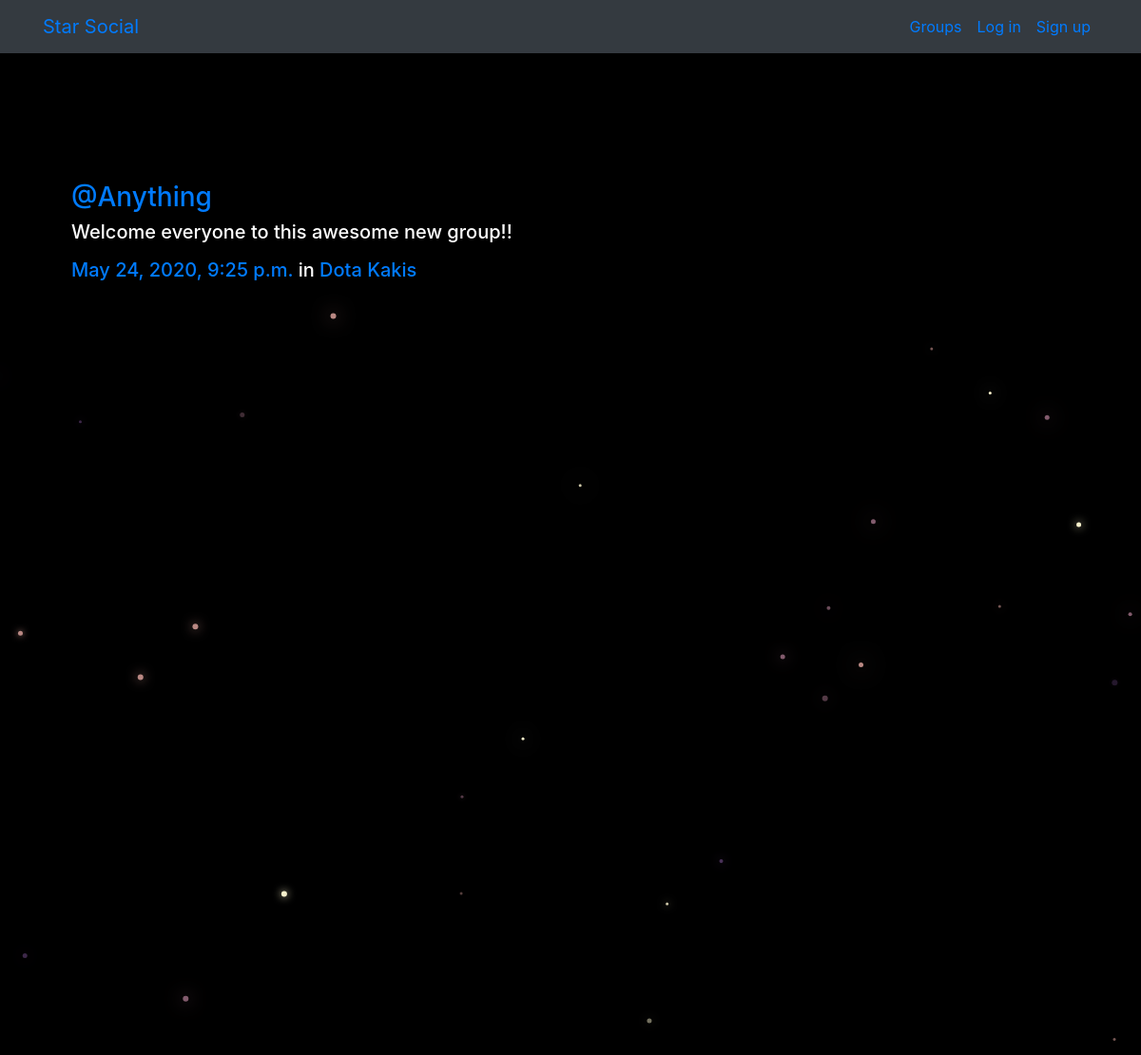
The app's page /posts/, older data.
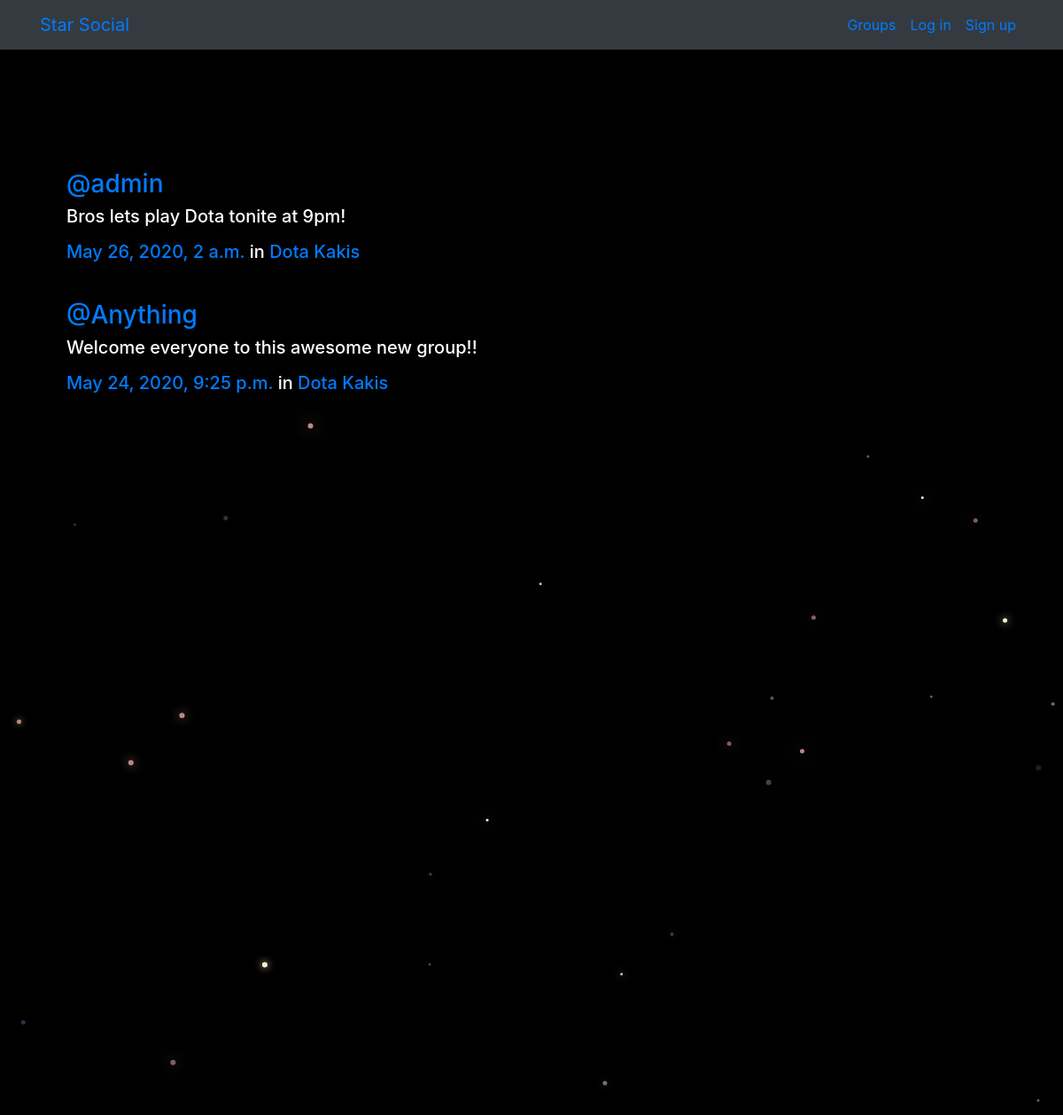
The same page, newer data.
### posts/models.py (models this page shows, shortened)
class Post(models.Model):
    user = models.ForeignKey(User,related_name='posts',on_delete=models.CASCADE)
    created_at = models.DateTimeField(auto_now=True)
    message = models.TextField()
    message_html = models.TextField(editable=False)
    group = models.ForeignKey(Group,related_name='posts',null=True,blank=True,on_delete=models.CASCADE)
    class Meta:
        ordering = ['-created_at']
        unique_together = ['user','message']

### groups/models.py (models this page shows, shortened)
class Group(models.Model):
    name = models.CharField(max_length=255,unique=True)
    slug = models.SlugField(allow_unicode=True,unique=True)
    description = models.TextField(blank=True,default='')
    description_html = models.TextField(editable=False,default='',blank=True)
    members = models.ManyToManyField(User,through='GroupMember')
    class Meta:
        ordering = ['name']

### posts/views.py (the view)
# urls.py: path('',views.PostList.as_view(),name='all'),
class PostList(SelectRelatedMixin,generic.ListView):
    model = models.Post
    select_related = ('user','group')

### posts/templates/posts/post_list.html (shortened to what this page needs)
{% extends "posts/post_base.html" %}
{% block post_content %}
<div class="col-md-8">
  {% for post in post_list %}
    {% include "posts/_post.html" %}
  {% endfor %}
</div>
{% endblock %}

### posts/templates/posts/_post.html (shortened to what this page needs)
<div class="media">
	<div class="media-body">
		<h3 class="mr-5"><a href="{% url 'posts:for_user' username=post.user.username %}">@{{ post.user.username }}</a></h3>
		<h5>{{ post.message_html|safe }}
			<time class="time"><a href="{% url 'posts:single' username=post.user.username pk=post.pk %}">{{ post.created_at }}</a></time>
			{% if post.group %}
			<span class="group-name">in <a href="#">{{ post.group.name }}</a></span>
			{% endif %}
		</h5>
	</div>
</div>

Row changes from the older to the newer data that the page shows:
added Post: user.username "admin", message_html "Bros lets play Dota tonite at 9pm!", created_at "May 26, 2020, 2 a.m.", group.name "Dota Kakis"
